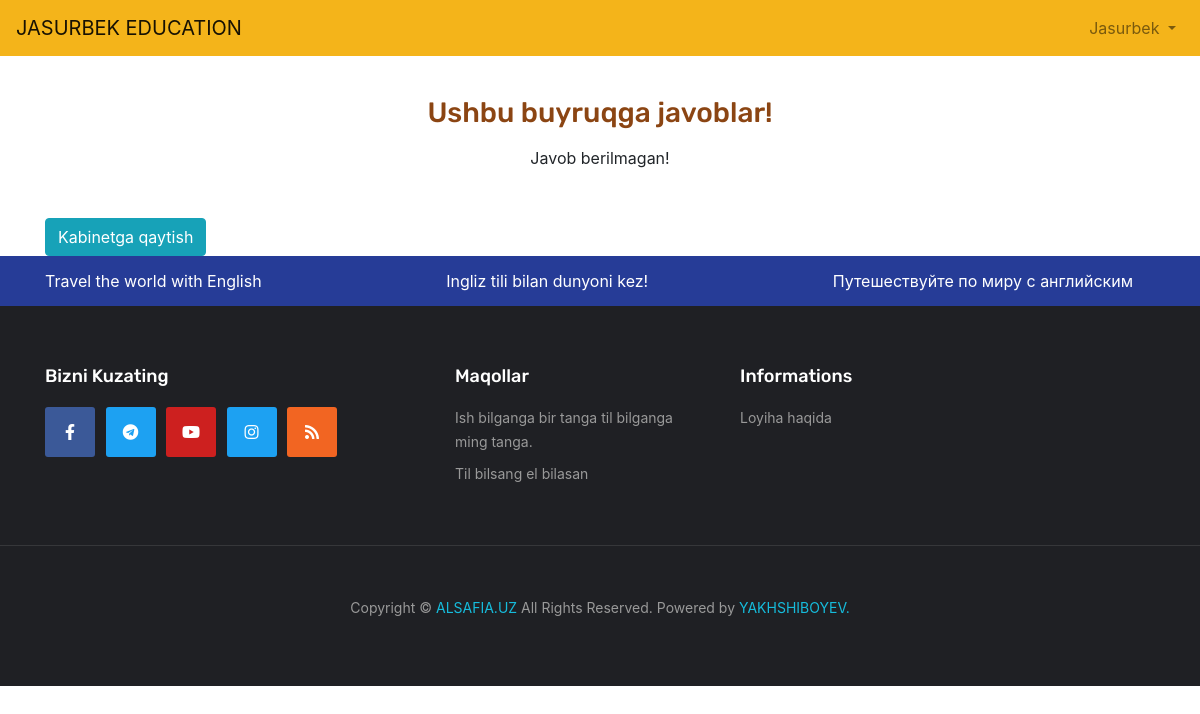
Page /manager/1/taskansver/1/ (signed in) on the earlier database version.
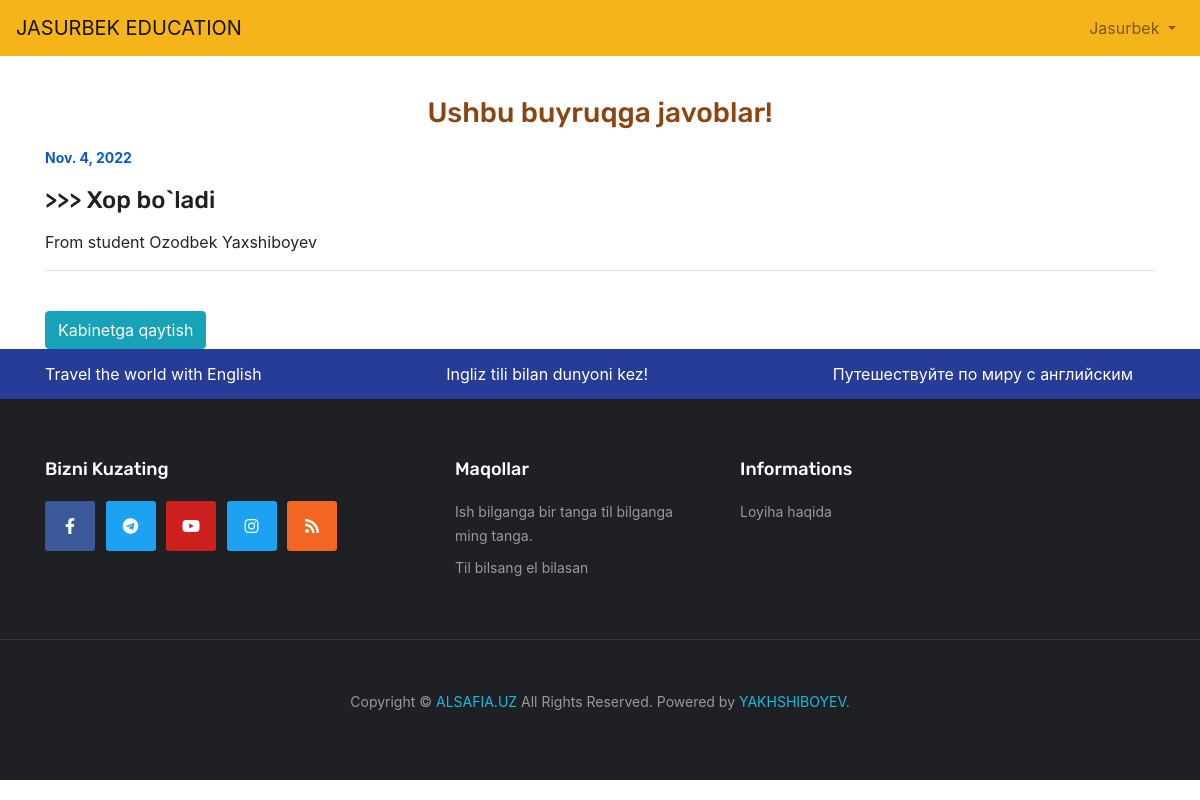
Same page on the later database version.
### main/models.py (models this page shows, shortened)
class Basemodel(models.Model):
    created_at = models.DateField(auto_now=True)
    updated_at = models.DateField(auto_now=True)
    class Meta:
        abstract=True

class TaskResult(Basemodel):
    task = models.ForeignKey(Task, on_delete=models.CASCADE,related_name='taskresult')
    user = models.ForeignKey(User, on_delete=models.SET_NULL, null=True, related_name='taskresult')
    text = models.TextField(verbose_name="Javob yozing")

### accounts/models.py (models this page shows, shortened)
class User(AbstractUser):
    username = models.CharField(max_length=20, unique=True)
    first_name = models.CharField(verbose_name='Ism', max_length=50)
    last_name = models.CharField(verbose_name='Familiya', max_length=50)
    age = models.PositiveIntegerField(null=True, blank=True, verbose_name='Yosh')
    image = models.FileField(upload_to='users_images', validators=[validate_image, custom_validator],
                             help_text='2 mb gacha bo`lgan rasm yuklang', blank=True, null=True,
                             verbose_name="Profil rasmi")
    role = models.CharField(max_length=20, choices=UserRoles.choices(), blank=True, null=True)
    bio = models.CharField(max_length=200, default="")
    last_active = models.DateField(auto_now=True, null=True, blank=True)
    report_per = models.BooleanField(default=True)
    chat_per = models.BooleanField(default=True)
    task_per = models.BooleanField(default=True)
    @property
    def full_name(self):
        return f"{self.first_name} {self.last_name}"

### main/views.py (the view)
# urls.py: path('manager/<int:manager_pk>/taskansver/<int:task_pk>/', mentortaskresultview, name='manager_task_result'),
def mentortaskresultview(request,manager_pk, task_pk):
    if request.user.pk is None or request.user.pk != manager_pk:
        return redirect('home')
    if request.method == "GET":
        manager = User.objects.get(pk=manager_pk)
        taskresults = TaskResult.objects.filter(task__pk=task_pk).all()
        context = dict()
        context['manager'] = manager
        context['taskresults'] = taskresults
        return render(request, template_name='manager_task_result.html', context=context)

### templates/manager_task_result.html (shortened to what this page needs)
{% extends 'base.html' %}
{% load static %}
{% block content %}
    <br/>
    <p>
        <h3 style="color: saddlebrown"><center> Ushbu buyruqga javoblar!</b> </center>   </h3>
        </p>
        {% if taskresults %}
        <ul>
        {% for result in taskresults %}
        <p>
            <b style="color: #0a58ca"> {{ result.created_at }} </b>  <h4> >>> {{ result.text }}</h4>
        </p>
            From student {{ result.user.full_name }}
            <hr>
        {% endfor %}
        </ul>
        {% else %}
        <center> Javob berilmagan!</center>
        <br>
    {% endif %}
    <br>
    <a class="btn btn-info" href="{% url 'manager' manager_pk=manager.pk %}" role="button">Kabinetga qaytish</a>
{% endblock content %}

Differences in the rows shown:
added TaskResult: created_at "Nov. 4, 2022", text "Xop bo`ladi", user.full_name "Ozodbek Yaxshiboyev"
Other differences:
text no longer shown: "Javob berilmagan!"
